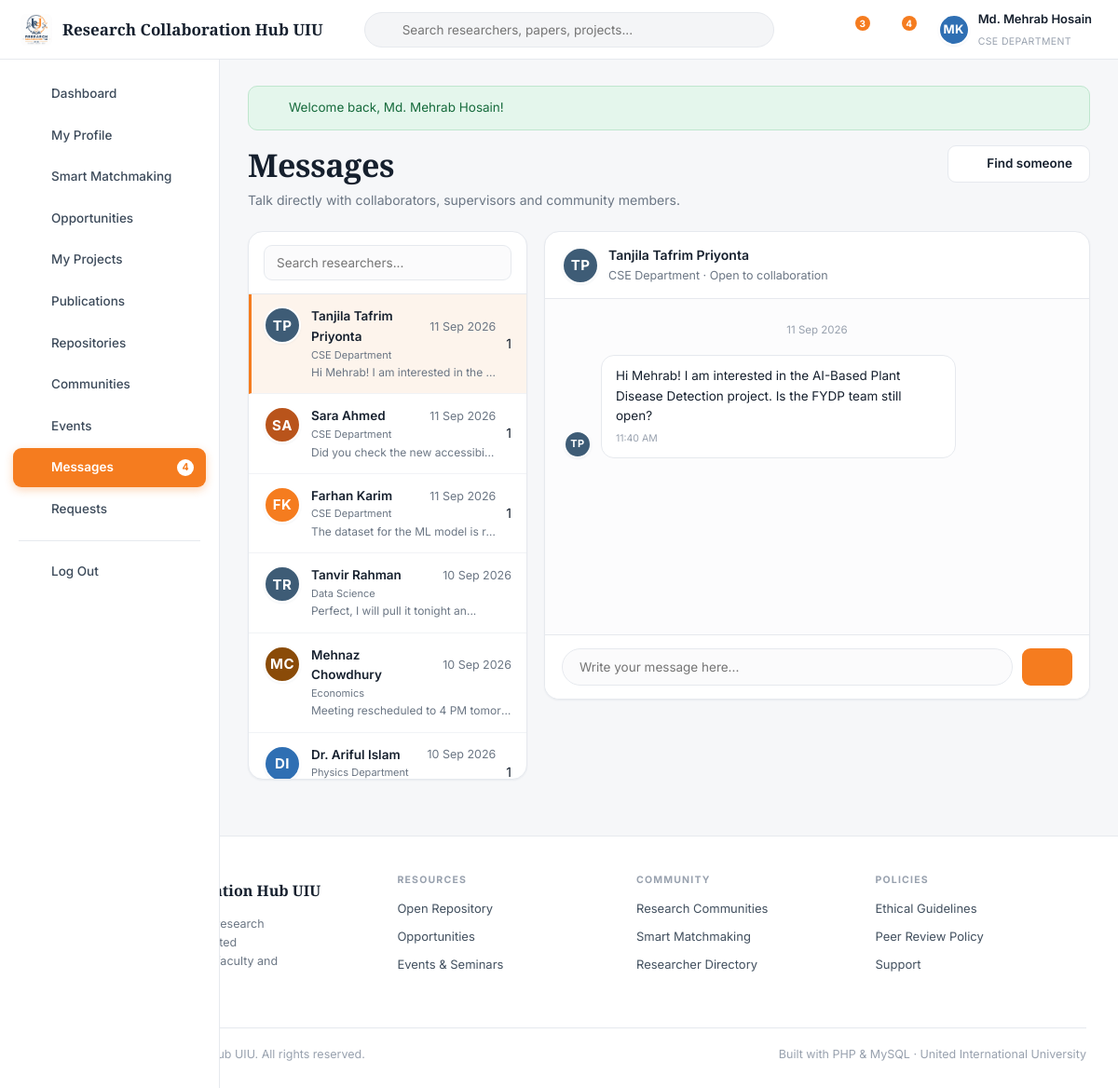
The app's page /messages.php (signed in) with its own data.
### tables this page shows
CREATE TABLE `users` (
  `id`                INT AUTO_INCREMENT PRIMARY KEY,
  `first_name`        VARCHAR(60)  NOT NULL,
  `last_name`         VARCHAR(60)  NOT NULL,
  `email`             VARCHAR(150) NOT NULL UNIQUE,
  `password`          VARCHAR(255) NOT NULL,
  `role`              ENUM('student','faculty','admin') NOT NULL DEFAULT 'student',
  `researcher_type`   ENUM('student_academic','corporate','gov_ngo','medical','non_researcher') DEFAULT 'student_academic',
  `department`        VARCHAR(100) DEFAULT NULL,
  `university`        VARCHAR(150) DEFAULT 'United International University',
  `designation`       VARCHAR(120) DEFAULT NULL,
  `trimester`         VARCHAR(30)  DEFAULT NULL,
  `student_id`        VARCHAR(30)  DEFAULT NULL,
  `cgpa`              DECIMAL(3,2) DEFAULT NULL,
  `bio`               TEXT         DEFAULT NULL,
  `avatar`            VARCHAR(255) DEFAULT NULL,
  `cover`             VARCHAR(255) DEFAULT NULL,
  `phone`             VARCHAR(40)  DEFAULT NULL,
  `city`              VARCHAR(80)  DEFAULT 'Dhaka',
  `linkedin`          VARCHAR(200) DEFAULT NULL,
  `orcid`             VARCHAR(60)  DEFAULT NULL,
  `website`           VARCHAR(200) DEFAULT NULL,
  `availability`      VARCHAR(60)  DEFAULT NULL,
  `preferred_team`    VARCHAR(40)  DEFAULT NULL,
  `open_to_collab`    TINYINT(1)   NOT NULL DEFAULT 1,
  `status`            ENUM('active','suspended') NOT NULL DEFAULT 'active',
  `created_at`        DATETIME     NOT NULL DEFAULT CURRENT_TIMESTAMP
);

CREATE TABLE `messages` (
  `id`          INT AUTO_INCREMENT PRIMARY KEY,
  `sender_id`   INT NOT NULL,
  `receiver_id` INT NOT NULL,
  `body`        TEXT NOT NULL,
  `is_read`     TINYINT(1) NOT NULL DEFAULT 0,
  `created_at`  DATETIME NOT NULL DEFAULT CURRENT_TIMESTAMP,
  FOREIGN KEY (`sender_id`)   REFERENCES `users`(`id`) ON DELETE CASCADE,
  FOREIGN KEY (`receiver_id`) REFERENCES `users`(`id`) ON DELETE CASCADE
);

### config/database.php (called while the page is built)
<?php
function db(): PDO
{
    static $pdo = null;
    if ($pdo instanceof PDO) {
        return $pdo;
    }
    $dsn = 'mysql:host=' . DB_HOST . ';dbname=' . DB_NAME . ';charset=' . DB_CHARSET;
    try {
        $pdo = new PDO($dsn, DB_USER, DB_PASS, [
            PDO::ATTR_ERRMODE            => PDO::ERRMODE_EXCEPTION,
            PDO::ATTR_DEFAULT_FETCH_MODE => PDO::FETCH_ASSOC,
            PDO::ATTR_EMULATE_PREPARES   => false,
        ]);
    } catch (PDOException $e) {
        die(
            '<div style="font-family:system-ui;max-width:640px;margin:80px auto;padding:28px;'
          . 'border:1px solid #e3e6ea;border-radius:12px;background:#fff">'
          . '<h2 style="color:#12305B;margin:0 0 10px">Database connection failed</h2>'
          . '<p style="color:#5b6472;line-height:1.6">PHP could not reach MySQL. Check that:</p>'
          . '<ol style="color:#5b6472;line-height:1.8">'
          . '<li><strong>Apache</strong> and <strong>MySQL</strong> are both running in the XAMPP Control Panel.</li>'
          . '<li>You imported <code>database/rch_uiu.sql</code> in phpMyAdmin.</li>'
          . '<li>The credentials in <code>config/config.php</code> match your MySQL setup.</li>'
          . '</ol>'
          . '<p style="color:#98a1ae;font-size:13px">MySQL says: ' . htmlspecialchars($e->getMessage()) . '</p>'
          . '</div>'
        );
    }
    return $pdo;
}
function q(string $sql, array $params = []): PDOStatement
{
    $stmt = db()->prepare($sql);
    $stmt->execute($params);
    return $stmt;
}
function fetchOne(string $sql, array $params = []): ?array
{
    $row = q($sql, $params)->fetch();
    return $row === false ? null : $row;
}
function fetchAll(string $sql, array $params = []): array
{
    return q($sql, $params)->fetchAll();
}
function fetchValue(string $sql, array $params = [], $default = 0)
{
    $val = q($sql, $params)->fetchColumn();
    return $val === false ? $default : $val;
}

### messages.php (the view, shortened to what this page needs)
<?php
$me  = currentUser();
$uid = (int)$me['id'];
$to  = (int)input('to', 0);
$conversations = fetchAll(
    'SELECT u.id, u.first_name, u.last_name, u.avatar, u.department,
            (SELECT body FROM messages m2
              WHERE (m2.sender_id = u.id AND m2.receiver_id = ?)
                 OR (m2.sender_id = ? AND m2.receiver_id = u.id)
              ORDER BY m2.created_at DESC LIMIT 1) AS last_body,
            (SELECT created_at FROM messages m3
              WHERE (m3.sender_id = u.id AND m3.receiver_id = ?)
                 OR (m3.sender_id = ? AND m3.receiver_id = u.id)
              ORDER BY m3.created_at DESC LIMIT 1) AS last_time,
            (SELECT COUNT(*) FROM messages m4
              WHERE m4.sender_id = u.id AND m4.receiver_id = ? AND m4.is_read = 0) AS unread
     FROM users u
     WHERE u.id <> ? AND u.id IN (
        SELECT CASE WHEN sender_id = ? THEN receiver_id ELSE sender_id END
        FROM messages WHERE sender_id = ? OR receiver_id = ?)
     ORDER BY last_time DESC', array_fill(0, 9, $uid));
if (!$to && $conversations) { $to = (int)$conversations[0]['id']; }
$partner = $to ? fetchOne('SELECT * FROM users WHERE id = ? AND status = "active"', [$to]) : null;
$thread  = [];
if ($partner) {
    $thread = fetchAll(
        'SELECT * FROM messages
         WHERE (sender_id = ? AND receiver_id = ?) OR (sender_id = ? AND receiver_id = ?)
         ORDER BY created_at', [$uid, $to, $to, $uid]);
}
require_once ROOT_PATH . '/includes/header.php';
?>
<div class="page-head">
  <div>
    <h1>Messages</h1>
    <p class="sub">Talk directly with collaborators, supervisors and community members.</p>
  </div>
  <a class="btn btn-outline" href="<?= url('directory.php') ?>"><?= icon('user-plus', 15) ?> Find someone</a>
</div>
<div class="layout-side-main">
  <div class="card" style="padding:0;overflow:hidden">
    <div style="padding:14px 16px;border-bottom:1px solid var(--line)">
      <input type="search" data-filter-input=".chat-item" placeholder="Search researchers...">
    </div>
    <div class="chat-list">
      <?php if (!$conversations): ?>
        <p class="muted-sm" style="padding:20px;text-align:center">No conversations yet.<br>
          Open someone's profile and press Message.</p>
      <?php else: foreach ($conversations as $cv): ?>
        <a class="chat-item <?= (int)$cv['id'] === $to ? 'active' : '' ?>"
           href="<?= url('messages.php?to=' . (int)$cv['id']) ?>">
          <?= avatar($cv, 40) ?>
          <span class="flex-1" style="min-width:0">
            <span class="flex-between">
              <span class="nm"><?= e($cv['first_name'] . ' ' . $cv['last_name']) ?></span>
              <span class="muted-sm nowrap"><?= timeAgo($cv['last_time']) ?></span>
            </span>
            <span class="muted-sm" style="display:block;font-size:11px"><?= e($cv['department']) ?></span>
            <span class="pv"><?= e(excerpt($cv['last_body'], 34)) ?></span>
          </span>
          <?php if ((int)$cv['unread'] > 0): ?>
            <span class="pill" style="align-self:center"><?= (int)$cv['unread'] ?></span>
          <?php endif; ?>
        </a>
      <?php endforeach; endif; ?>
    </div>
  </div>
  <div class="card" style="padding:0;overflow:hidden">
    <?php if (!$partner): ?>
      <div class="empty" style="border:none;min-height:360px;display:grid;place-items:center">
        <div>
          <h3>No conversation selected</h3>
          <p class="mb-2">Pick someone on the left, or find a new collaborator.</p>
          <a class="btn btn-primary btn-sm" href="<?= url('directory.php') ?>">Browse researchers</a>
        </div>
      </div>
    <?php else: ?>
      <div class="flex" style="padding:14px 18px;border-bottom:1px solid var(--line)">
        <?= avatar($partner, 40) ?>
        <div class="flex-1">
          <a href="<?= url('profile.php?id=' . (int)$partner['id']) ?>"
             style="font-size:14px;font-weight:600;color:var(--ink)"><?= e(fullName($partner)) ?></a>
          <div class="muted-sm"><?= e($partner['department']) ?>
            <?= $partner['open_to_collab'] ? ' &middot; Open to collaboration' : '' ?></div>
        </div>
        <a class="icon-btn" href="<?= url('profile.php?id=' . (int)$partner['id']) ?>"
           title="View profile"><?= icon('user', 18) ?></a>
      </div>
      <div class="chat-thread">
        <?php
          $lastDay = null;
          foreach ($thread as $m):
            $day = fmtDate($m['created_at'], 'd M Y');
            if ($day !== $lastDay) { echo '<div class="chat-day">' . e($day) . '</div>'; $lastDay = $day; }
            $mine = ((int)$m['sender_id'] === $uid);
        ?>
          <div class="bubble-row <?= $mine ? 'me' : '' ?>">
            <?= avatar($mine ? $me : $partner, 30) ?>
            <div class="bubble">
              <?= nl2br(e($m['body'])) ?>
              <span class="tm"><?= fmtDate($m['created_at'], 'g:i A') ?></span>
            </div>
          </div>
        <?php endforeach; ?>
      </div>
      <form method="post" class="chat-compose">
        <input type="text" name="body" placeholder="Write your message here..." required autocomplete="off">
        <button class="btn btn-primary" type="submit"><?= icon('send', 16) ?></button>
      </form>
    <?php endif; ?>
  </div>
</div>
<?php require_once ROOT_PATH . '/includes/footer.php'; ?>

### includes/header.php (shortened to what this page needs)
<?php
require_once ROOT_PATH . '/includes/icons.php';
$layout    = $layout    ?? (isLoggedIn() ? 'app' : 'public');
$me        = currentUser();
?>
<!DOCTYPE html>
<html lang="en">
<head>
<link rel="stylesheet" href="<?= url('assets/css/style.css') ?>">
</head>
<body class="layout-<?= e($layout) ?>">
<?php if ($layout === 'app'): ?>
<header class="topbar">
  <a class="brand" href="<?= url('dashboard.php') ?>">
    <img src="<?= url('assets/img/logo.jpg') ?>" alt="Logo">
    <span class="brand-name"><?= e(SITE_NAME) ?></span>
  </a>
  <form class="topsearch" action="<?= url('search.php') ?>" method="get" role="search">
    <span class="ico"><?= icon('search', 16) ?></span>
    <input type="search" name="q" placeholder="Search researchers, papers, projects..."
           value="<?= e($_GET['q'] ?? '') ?>">
  </form>
  <div class="topactions">
    <a class="icon-btn" href="<?= url('notifications.php') ?>" title="Notifications">
      <?= icon('bell', 19) ?>
      <?php $nCount = unreadNotifications((int)$me['id']); if ($nCount): ?>
        <span class="dot"><?= $nCount ?></span>
      <?php endif; ?>
    </a>
    <a class="icon-btn" href="<?= url('messages.php') ?>" title="Messages">
      <?= icon('mail', 19) ?>
      <?php $mCount = unreadMessages((int)$me['id']); if ($mCount): ?>
        <span class="dot"><?= $mCount ?></span>
      <?php endif; ?>
    </a>
    <a class="topuser" href="<?= url('profile.php') ?>">
      <?= avatar($me, 34) ?>
      <span>
        <span class="nm"><?= e($me['first_name']) ?></span><br>
        <span class="rl"><?= e($me['department'] ?: ucfirst($me['role'])) ?></span>
      </span>
    </a>
  </div>
</header>
<div class="app">
  <nav class="sidebar" id="sidebar">
    <a href="<?= url('dashboard.php') ?>"     class="<?= isActive('dashboard.php') ? 'active' : '' ?>"><?= icon('dashboard') ?> Dashboard</a>
    <a href="<?= url('profile.php') ?>"       class="<?= isActive('profile.php') || isActive('profile_edit.php') ? 'active' : '' ?>"><?= icon('user') ?> My Profile</a>
    <a href="<?= url('matchmaking.php') ?>"   class="<?= isActive('matchmaking.php') ? 'active' : '' ?>"><?= icon('sparkle') ?> Smart Matchmaking</a>
    <a href="<?= url('opportunities.php') ?>" class="<?= isActive('opportunities.php') || isActive('opportunity.php') ? 'active' : '' ?>"><?= icon('bulb') ?> Opportunities</a>
    <a href="<?= url('projects.php') ?>"      class="<?= isActive('projects.php') || isActive('project.php') || isActive('project_form.php') ? 'active' : '' ?>"><?= icon('folder') ?> My Projects</a>
    <a href="<?= url('publications.php') ?>"  class="<?= isActive('publications.php') || isActive('publication.php') ? 'active' : '' ?>"><?= icon('file') ?> Publications</a>
    <a href="<?= url('repository.php') ?>"    class="<?= isActive('repository.php') ? 'active' : '' ?>"><?= icon('layers') ?> Repositories</a>
    <a href="<?= url('communities.php') ?>"   class="<?= isActive('communities.php') || isActive('community.php') || isActive('post.php') ? 'active' : '' ?>"><?= icon('users') ?> Communities</a>
    <a href="<?= url('events.php') ?>"        class="<?= isActive('events.php') ? 'active' : '' ?>"><?= icon('calendar') ?> Events</a>
    <a href="<?= url('messages.php') ?>"      class="<?= isActive('messages.php') ? 'active' : '' ?>">
      <?= icon('mail') ?> Messages
      <?php if (!empty($mCount)): ?><span class="pill"><?= $mCount ?></span><?php endif; ?>
    </a>
    <a href="<?= url('requests.php') ?>"      class="<?= isActive('requests.php') ? 'active' : '' ?>"><?= icon('user-plus') ?> Requests</a>
    <div class="sidebar-sep"></div>
    <a href="<?= url('logout.php') ?>"><?= icon('logout') ?> Log Out</a>
  </nav>
  <main class="app-main">
    <?php foreach (getFlashes() as $f): ?>
      <div class="alert alert-<?= e($f['type']) ?>"><?= icon($f['type'] === 'success' ? 'check-circle' : 'help', 17) ?><span><?= e($f['message']) ?></span></div>
    <?php endforeach; ?>
<?php endif; ?>

### includes/functions.php (shortened to what this page needs)
<?php
function e($value): string
{
    return htmlspecialchars((string)$value, ENT_QUOTES, 'UTF-8');
}
function url(string $path = ''): string
{
    return BASE_URL . ltrim($path, '/');
}
function getFlashes(): array
{
    $f = $_SESSION['flash'] ?? [];
    return $f;
}
function isLoggedIn(): bool
{
    return !empty($_SESSION['user_id']);
}
function currentUser(): ?array
{
    static $user = null;
    static $loaded = false;
    if ($loaded) { return $user; }
    $loaded = true;
    $user = fetchOne('SELECT * FROM users WHERE id = ? AND status = "active"', [$_SESSION['user_id']]);
    return $user;
}
function fullName(array $user): string
{
    return trim($user['first_name'] . ' ' . $user['last_name']);
}
function initials(array $user): string
{
    return strtoupper(substr($user['first_name'], 0, 1) . substr($user['last_name'], 0, 1));
}
function avatarUrl(?array $user): string
{
    return '';
}
function avatar(?array $user, int $size = 40, string $extraClass = ''): string
{
    $src = avatarUrl($user);
    $style = 'width:' . $size . 'px;height:' . $size . 'px;';
    $palette = ['#12305B', '#F57C1F', '#2F6FB3', '#B9541B', '#3E5C76', '#8A4B08'];
    $bg      = $palette[((int)$user['id']) % count($palette)];
    $font    = max(10, (int)round($size * 0.38));
    return '<span class="avatar avatar-initials ' . e($extraClass) . '" style="' . $style
         . 'background:' . $bg . ';font-size:' . $font . 'px" title="' . e(fullName($user)) . '">'
         . e(initials($user)) . '</span>';
}
function timeAgo(?string $datetime): string
{
    $ts   = strtotime($datetime);
    $diff = time() - $ts;
    return date('d M Y', $ts);
}
function fmtDate(?string $datetime, string $format = 'd M Y'): string
{
    return $datetime ? date($format, strtotime($datetime)) : '--';
}
function excerpt(?string $text, int $limit = 140): string
{
    $text = trim(strip_tags((string)$text));
    return mb_substr($text, 0, $limit) . '...';
}
function unreadNotifications(int $uid): int
{
    return (int)fetchValue('SELECT COUNT(*) FROM notifications WHERE user_id = ? AND is_read = 0', [$uid]);
}
function unreadMessages(int $uid): int
{
    return (int)fetchValue('SELECT COUNT(*) FROM messages WHERE receiver_id = ? AND is_read = 0', [$uid]);
}
function isActive(string $page): bool
{
    return basename($_SERVER['PHP_SELF']) === $page;
}

### records on screen
users: initials($user) "MK", first_name "Md. Mehrab Hosain", department "CSE DEPARTMENT"
users: initials($user) "TP", first_name+last_name "Tanjila Tafrim Priyonta", last_time "11 Sep 2026", department "CSE Department", last_body "Hi Mehrab! I am interested in the ...", unread "1", fullName($partner) "Tanjila Tafrim Priyonta"
users: initials($user) "SA", first_name+last_name "Sara Ahmed", last_time "11 Sep 2026", department "CSE Department", last_body "Did you check the new accessibi…", unread "1"
users: initials($user) "FK", first_name+last_name "Farhan Karim", last_time "11 Sep 2026", department "CSE Department", last_body "The dataset for the ML model is r…", unread "1"
users: initials($user) "TR", first_name+last_name "Tanvir Rahman", last_time "10 Sep 2026", department "Data Science", last_body "Perfect, I will pull it tonight an..."
users: initials($user) "MC", first_name+last_name "Mehnaz Chowdhury", last_time "10 Sep 2026", department "Economics", last_body "Meeting rescheduled to 4 PM tomor…"
users: initials($user) "DI", first_name+last_name "Dr. Ariful Islam", last_time "10 Sep 2026", department "Physics Department", unread "1"
messages: created_at "11 Sep 2026", sender.last_name "TP", body "Hi Mehrab! I am interested in the AI-Based Plant Disease Detection project. Is the FYDP team still open?", created_at "11:40 AM"

### other values on screen
SITE_NAME "Research Collaboration Hub UIU"
$nCount "3"
$mCount "4"
$f['message'] "Welcome back, Md. Mehrab Hosain!"
